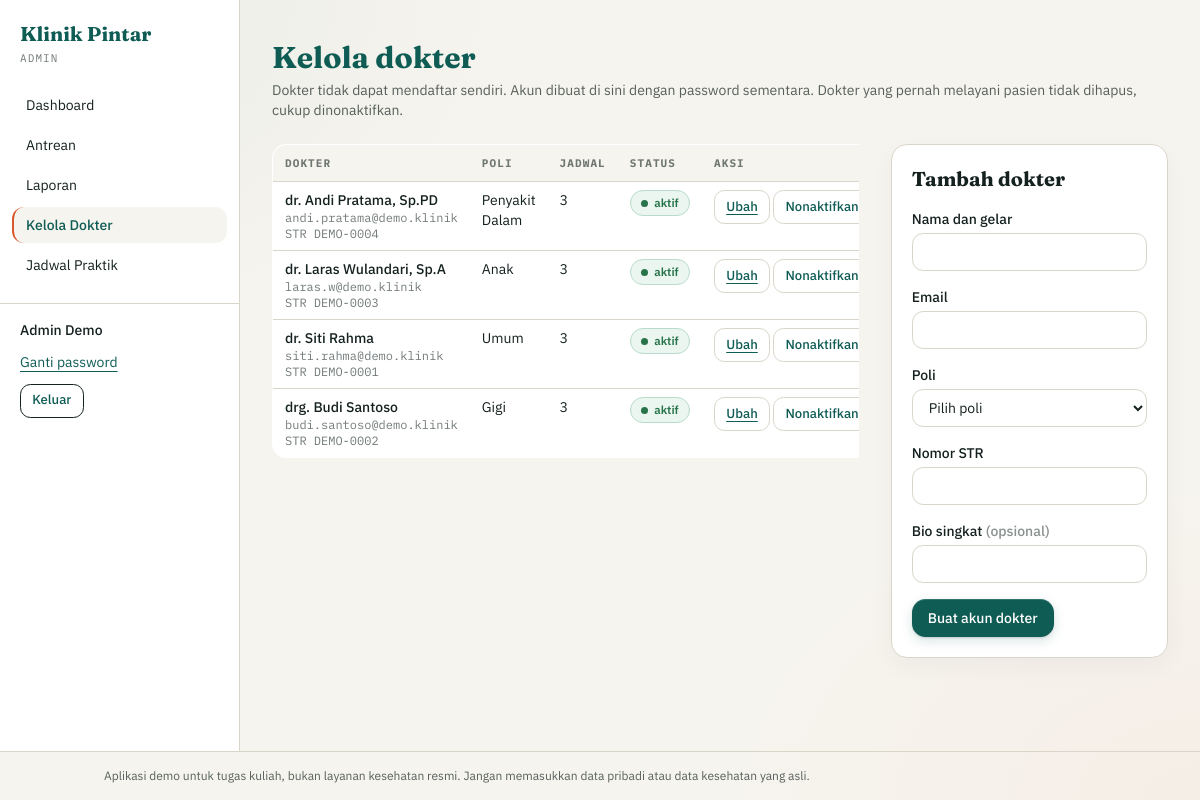
The app's page /admin/dokter.php (signed in) with its own data.
### tables this page shows
CREATE TABLE IF NOT EXISTS users (
    id INT UNSIGNED NOT NULL AUTO_INCREMENT,
    nama VARCHAR(100) NOT NULL,
    email VARCHAR(120) NOT NULL,
    password VARCHAR(255) NOT NULL,
    role ENUM('super_admin', 'admin', 'dokter', 'user') NOT NULL,
    status ENUM('aktif', 'nonaktif', 'pending') NOT NULL DEFAULT 'aktif',
    wajib_ganti_password TINYINT(1) NOT NULL DEFAULT 0,
    login_gagal TINYINT UNSIGNED NOT NULL DEFAULT 0,
    terkunci_hingga DATETIME DEFAULT NULL,
    PRIMARY KEY (id),
    UNIQUE KEY uq_users_email (email),
    KEY idx_users_role_status (role, status)
);

CREATE TABLE IF NOT EXISTS dokter (
    id INT UNSIGNED NOT NULL AUTO_INCREMENT,
    user_id INT UNSIGNED NOT NULL,
    poli_id INT UNSIGNED NOT NULL,
    no_str VARCHAR(40) NOT NULL,
    bio VARCHAR(255) DEFAULT NULL,
    PRIMARY KEY (id),
    UNIQUE KEY uq_dokter_user (user_id),
    UNIQUE KEY uq_dokter_no_str (no_str),
    KEY idx_dokter_poli (poli_id),
    CONSTRAINT fk_dokter_user
        FOREIGN KEY (user_id) REFERENCES users (id)
        ON UPDATE CASCADE ON DELETE RESTRICT,
    CONSTRAINT fk_dokter_poli
        FOREIGN KEY (poli_id) REFERENCES poli (id)
        ON UPDATE CASCADE ON DELETE RESTRICT
);

CREATE TABLE IF NOT EXISTS poli (
    id INT UNSIGNED NOT NULL AUTO_INCREMENT,
    nama_poli VARCHAR(80) NOT NULL,
    deskripsi VARCHAR(255) DEFAULT NULL,
    PRIMARY KEY (id),
    UNIQUE KEY uq_poli_nama (nama_poli)
);

### includes/auth.php (called while the page is built, shortened)
<?php
require_once __DIR__ . '/../config/database.php';
require_once __DIR__ . '/helper.php';
function user_login()
{
    return isset($_SESSION['user']) ? $_SESSION['user'] : null;
}
function require_login()
{
    $sesi = user_login();
    $st = db()->prepare(
        'SELECT id, nama, role, status, wajib_ganti_password FROM users WHERE id = ?'
    );
    $st->execute([$sesi['id']]);
    $baris = $st->fetch();
    $user = [
        'id'          => (int) $baris['id'],
        'nama'        => $baris['nama'],
        'role'        => $baris['role'],
        'wajib_ganti' => (bool) $baris['wajib_ganti_password'],
    ];
    return $user;
}
function require_role($roles)
{
    $user = require_login();
    return $user;
}

### config/database.php (called while the page is built, shortened)
<?php
function db()
{
    static $pdo = null;
    if ($pdo === null) {
        $dsn = 'mysql:host=' . DB_HOST . ';dbname=' . DB_NAME . ';charset=utf8mb4';
        $pdo = new PDO($dsn, DB_USER, DB_PASS, [
            PDO::ATTR_ERRMODE            => PDO::ERRMODE_EXCEPTION,
            PDO::ATTR_DEFAULT_FETCH_MODE => PDO::FETCH_ASSOC,
            PDO::ATTR_EMULATE_PREPARES   => false,
        ]);
        $pdo->exec("SET time_zone = '+07:00'");
    }
    return $pdo;
}

### includes/menu.php (called while the page is built)
<?php
function menu_panel($role)
{
    $semua = [
        'super_admin' => [
    ['Dashboard', 'superadmin/dashboard.php'],
    ['Kelola Admin', 'superadmin/kelola_admin.php'],
    ['Data Poli', 'superadmin/poli.php'],
    ['Log Aktivitas', 'superadmin/log.php'],
],
       'admin' => [
    ['Dashboard', 'admin/dashboard.php'],
    ['Antrean', 'admin/antrean.php'],
    ['Laporan', 'admin/laporan.php'],
    ['Kelola Dokter', 'admin/dokter.php'],
    ['Jadwal Praktik', 'admin/jadwal.php'],
],
       'dokter' => [
    ['Dashboard', 'dokter/dashboard.php'],
    ['Antrean Hari Ini', 'dokter/antrean.php'],
    ['Jadwal Saya', 'dokter/jadwal.php'],
    ['Riwayat Pasien', 'dokter/riwayat.php'],
],
        'user' => [
    ['Dashboard', 'user/dashboard.php'],
    ['Buat Reservasi', 'user/reservasi.php'],
    ['Antrean Saya', 'user/antrean.php'],
    ['Notifikasi', 'user/notifikasi.php'],
    ['Riwayat Kunjungan', 'user/riwayat.php'],
],
    ];
    return isset($semua[$role]) ? $semua[$role] : [];
}

### admin/dokter.php (the view, shortened to what this page needs)
<?php
require_once __DIR__ . '/../includes/auth.php';
$user = require_role('admin');
$pdo  = db();
$form = ['id' => 0, 'nama' => '', 'email' => '', 'poli_id' => 0, 'no_str' => '', 'bio' => ''];
$daftar = $pdo->query(
    'SELECT d.id, u.nama, u.email, u.status, p.nama_poli, d.no_str,
            (SELECT COUNT(*) FROM jadwal_dokter j WHERE j.dokter_id = d.id AND j.aktif = 1) AS jml_jadwal
     FROM dokter d
     JOIN users u ON u.id = d.user_id
     JOIN poli p ON p.id = d.poli_id
     ORDER BY u.nama'
)->fetchAll();
$kelasInput = 'mt-1 w-full border border-garis bg-white px-3 py-2 text-sm focus:border-klinik focus:outline-none focus:ring-1 focus:ring-klinik';
$aktif = 'admin/dokter.php';
require __DIR__ . '/../includes/panel_start.php';
?>
<h1 class="font-serif text-3xl font-bold text-klinik">Kelola dokter</h1>
<p class="mt-1 text-sm text-ink/70">
  Dokter tidak dapat mendaftar sendiri. Akun dibuat di sini dengan password sementara.
  Dokter yang pernah melayani pasien tidak dihapus, cukup dinonaktifkan.
</p>
<div class="mt-6 grid gap-8 lg:grid-cols-3">
  <section class="overflow-x-auto lg:col-span-2">
    <table class="responsive-table w-full border border-garis bg-white text-left text-sm">
      <thead class="bg-paper font-mono text-[11px] uppercase tracking-widest text-ink/60">
        <tr>
          <th class="px-3 py-2">Dokter</th><th class="px-3 py-2">Poli</th>
          <th class="px-3 py-2">Jadwal</th><th class="px-3 py-2">Status</th><th class="px-3 py-2">Aksi</th>
        </tr>
      </thead>
      <tbody>
        <?php foreach ($daftar as $d): ?>
          <tr class="border-t border-garis align-top">
            <td data-label="Dokter" class="px-3 py-2">
              <p class="font-medium"><?= e($d['nama']) ?></p>
              <p class="font-mono text-xs text-ink/60"><?= e($d['email']) ?></p>
              <p class="font-mono text-xs text-ink/60">STR <?= e($d['no_str']) ?></p>
            </td>
            <td data-label="Poli" class="px-3 py-2"><?= e($d['nama_poli']) ?></td>
            <td data-label="Jadwal" class="px-3 py-2 font-mono"><?= (int) $d['jml_jadwal'] ?></td>
            <td data-label="Status" class="px-3 py-2"><?= badge_status($d['status']) ?></td>
            <td data-label="Aksi" class="whitespace-nowrap px-3 py-2">
              <a class="action-button underline" href="<?= e(url('admin/dokter.php?edit=' . (int) $d['id'])) ?>">Ubah</a>
              <form method="post" class="inline" onsubmit="return confirm('Ubah status dokter ini?')">
                <button class="action-button"><?= $d['status'] === 'aktif' ? 'Nonaktifkan' : 'Aktifkan' ?></button>
              </form>
            </td>
          </tr>
        <?php endforeach; ?>
      </tbody>
    </table>
  </section>
  <section>
    <div class="border border-garis bg-white p-5">
      <h2 class="font-serif text-xl font-bold"><?= $form['id'] > 0 ? 'Ubah dokter' : 'Tambah dokter' ?></h2>
      <form method="post" class="mt-4 space-y-4" novalidate>
        <div>
          <label class="block text-sm font-medium" for="nama">Nama dan gelar</label>
          <input id="nama" name="nama" value="<?= e($form['nama']) ?>" class="<?= $kelasInput ?>">
        </div>
        <div>
          <label class="block text-sm font-medium" for="email">Email</label>
          <input id="email" name="email" type="email" value="<?= e($form['email']) ?>"
                 <?= $form['id'] > 0 ? 'readonly' : '' ?>
                 class="<?= $kelasInput ?> <?= $form['id'] > 0 ? 'bg-paper text-ink/60' : '' ?>">
        </div>
        <div>
          <label class="block text-sm font-medium" for="poli_id">Poli</label>
          <select id="poli_id" name="poli_id" class="<?= $kelasInput ?>">
            <option value="0">Pilih poli</option>
          </select>
        </div>
        <div>
          <label class="block text-sm font-medium" for="no_str">Nomor STR</label>
          <input id="no_str" name="no_str" value="<?= e($form['no_str']) ?>" class="<?= $kelasInput ?> font-mono">
        </div>
        <div>
          <label class="block text-sm font-medium" for="bio">Bio singkat <span class="text-ink/50">(opsional)</span></label>
          <input id="bio" name="bio" value="<?= e($form['bio']) ?>" class="<?= $kelasInput ?>">
        </div>
        <div class="flex items-center gap-3">
          <button class="bg-klinik px-4 py-2 text-sm font-medium text-white hover:bg-ink">
            <?= $form['id'] > 0 ? 'Simpan perubahan' : 'Buat akun dokter' ?>
          </button>
        </div>
      </form>
    </div>
  </section>
</div>
<?php require __DIR__ . '/../includes/panel_end.php'; ?>

### includes/panel_start.php (shortened to what this page needs)
<?php
require_once __DIR__ . '/menu.php';
require __DIR__ . '/header.php';
$menu  = menu_panel($user['role']);
$aktif = isset($aktif) ? $aktif : '';
?>
<div class="flex flex-1 flex-col md:flex-row">
  <aside class="border-b border-garis bg-white md:w-60 md:shrink-0 md:border-b-0 md:border-r print:hidden">
    <div class="panel-brand-row px-5 py-5">
      <div>
        <p class="font-serif text-xl font-bold text-klinik">Klinik Pintar</p>
        <p class="mt-0.5 font-mono text-[11px] uppercase tracking-widest text-ink/60"><?= e(str_replace('_', ' ', $user['role'])) ?></p>
      </div>
    </div>
    <div class="panel-desktop-menu">
      <nav class="space-y-1 px-3 pb-5">
        <?php foreach ($menu as $m): $on = ($m[1] === $aktif); ?>
          <a href="<?= e(url($m[1])) ?>"
             class="block whitespace-nowrap rounded-xl border-l-2 px-3 py-2 text-sm <?= $on ? 'border-bata bg-paper font-medium text-klinik' : 'border-transparent hover:bg-paper' ?>">
            <?= e($m[0]) ?>
          </a>
        <?php endforeach; ?>
      </nav>
      <div class="space-y-3 border-t border-garis px-5 py-4 text-sm">
        <p class="font-medium"><?= e($user['nama']) ?></p>
        <a href="<?= e(url('auth/ganti_password.php')) ?>" class="block text-klinik underline underline-offset-4">Ganti password</a>
        <form method="post" action="<?= e(url('auth/logout.php')) ?>">
          <button class="action-button border-ink hover:bg-ink hover:text-paper">Keluar</button>
        </form>
      </div>
    </div>
  </aside>
  <main class="min-w-0 flex-1 px-4 py-8 md:px-8 md:py-10">

### includes/helper.php (shortened to what this page needs)
<?php
function e($teks)
{
    return htmlspecialchars((string) $teks, ENT_QUOTES, 'UTF-8');
}
function url($path = '')
{
    return BASE_URL . '/' . ltrim($path, '/');
}
function badge_status($status)
{
    if ($status === 'aktif') {
        $kelas = 'status-badge--success';
    } elseif ($status === 'pending') {
        $kelas = 'status-badge--warning';
    } elseif ($status === 'nonaktif') {
        $kelas = 'status-badge--danger';
    } else {
        $kelas = 'status-badge--neutral';
    }
    return '<span class="status-badge ' . $kelas . '">' . e($status) . '</span>';
}

### assets/app.css (style rules this page uses)
body { background-image: radial-gradient(ellipse at top left, rgb(15 92 85 / 5%), transparent 34rem), radial-gradient(ellipse at bottom right, rgb(217 88 43 / 4%), transparent 30rem); background-attachment: fixed; }
a { text-underline-offset: 3px; transition: color 160ms ease, background-color 160ms ease, border-color 160ms ease; }
button { min-height: 2.35rem; border-radius: 0.75rem; transition: color 160ms ease, background-color 160ms ease, border-color 160ms ease, box-shadow 160ms ease; }
button:not([class*="bg-"]):not(:disabled) { border: 1px solid #D9D5C9; background-color: #fff; color: #0F5C55; }
.action-button, button[class~="underline"] { display: inline-flex; min-height: 2.15rem; align-items: center; justify-content: center; border: 1px solid #D9D5C9; border-radius: 0.65rem; background-color: #fff; padding: 0.35rem 0.7rem; color: #0F5C55; font-size: 0.82rem; font-weight: 500; line-height: 1.25; text-decoration: none; vertical-align: middle; cursor: pointer; transition: color 160ms ease, background-color 160ms ease, border-color 160ms ease, box-shadow 160ms ease; }
a[class~="underline"]:not(.action-button) { color: #0F5C55; }
.status-badge { display: inline-flex; min-height: 1.65rem; align-items: center; gap: 0.4rem; border: 1px solid transparent; border-radius: 9999px; padding: 0.2rem 0.65rem; font-family: "IBM Plex Sans", sans-serif; font-size: 0.72rem; font-weight: 600; line-height: 1.2; white-space: nowrap; }
.status-badge::before { width: 0.42rem; height: 0.42rem; flex: 0 0 0.42rem; border-radius: 9999px; background-color: currentColor; content: ""; }
.status-badge--success { border-color: #B8DCCB; background-color: #EAF6EF; color: #28734A; }
button, .action-button, a[class*="bg-klinik"], a[class*="bg-bata"] { -webkit-tap-highlight-color: transparent; transition: color 160ms ease, background-color 160ms ease, border-color 160ms ease, box-shadow 180ms ease, transform 120ms ease; }
button[class*="bg-klinik"]:not([class*="bg-klinik/"]), a[class*="bg-klinik"]:not([class*="bg-klinik/"]) { --warna-putar: #fff; border-radius: 0.85rem; background-color: #0F5C55; box-shadow: inset 0 1px 0 rgb(255 255 255 / 14%), 0 1px 2px rgb(20 33 31 / 14%), 0 4px 12px rgb(15 92 85 / 16%); color: #fff; text-decoration: none; }
input:not([type="hidden"]), select, textarea { border-radius: 0.7rem; transition: border-color 160ms ease, box-shadow 160ms ease; }
main div[class~="border-garis"][class~="bg-white"] { border-radius: 1rem; box-shadow: 0 8px 24px rgb(20 33 31 / 4%); }
table { border-collapse: separate; border-spacing: 0; overflow: hidden; border-radius: 0.9rem; }
main, main > * { min-width: 0; }
main .overflow-x-auto { max-width: 100%; -webkit-overflow-scrolling: touch; overscroll-behavior-x: contain; }
main input:not([type="hidden"]), main select, main textarea { max-width: 100%; }
tbody tr { transition: background-color 140ms ease; }

### records on screen
users: role "ADMIN", nama "Admin Demo"
dokter: user.nama "dr. Andi Pratama, Sp.PD", user.email "andi.pratama@demo.klinik", no_str "DEMO-0004", poli.nama_poli "Penyakit Dalam", jml_jadwal "3", user.status "aktif"
dokter: user.nama "dr. Laras Wulandari, Sp.A", user.email "laras.w@demo.klinik", no_str "DEMO-0003", poli.nama_poli "Anak", jml_jadwal "3", user.status "aktif"
dokter: user.nama "dr. Siti Rahma", user.email "siti.rahma@demo.klinik", no_str "DEMO-0001", poli.nama_poli "Umum", jml_jadwal "3", user.status "aktif"
dokter: user.nama "drg. Budi Santoso", user.email "budi.santoso@demo.klinik", no_str "DEMO-0002", poli.nama_poli "Gigi", jml_jadwal "3", user.status "aktif"

### other values on screen
$m[0] "Dashboard"
$m[0] "Antrean"
$m[0] "Laporan"
$m[0] "Kelola Dokter"
$m[0] "Jadwal Praktik"
